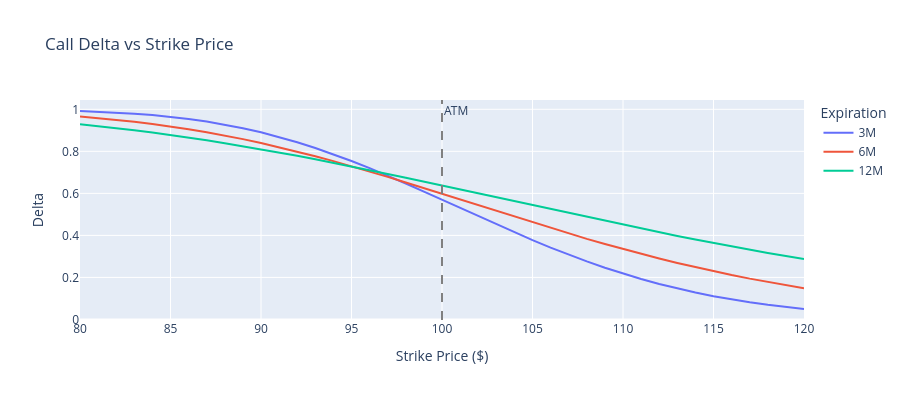

Notebook cell for this chart:
### Markdown cell above
### Delta vs Moneyness

Delta transitions from 0 (deep OTM) to 1 (deep ITM), with the steepest
slope at ATM. Shorter-dated options have sharper transitions.

### Code cell
fig = px.line(
    greeks_df.to_pandas(),
    x="strike",
    y="delta",
    color="time_to_exp",
    title="Call Delta vs Strike Price",
    labels={"strike": "Strike Price ($)", "delta": "Delta", "time_to_exp": "Expiration"},
)
fig.add_vline(x=100, line_dash="dash", line_color="gray", annotation_text="ATM")
fig.update_layout(height=400)
fig.show()

### Figure 1 — Plotly figure (JSON) as saved in the notebook; plotly's stock layout.template omitted (floating-point values rounded to 4 significant figures)
{"data": [{"hovertemplate": "Expiration=3M<br>Strike Price ($)=%{x}<br>Delta=%{y}<extra></extra>", "legendgroup": "3M", "line": {"color": "#636efa", "dash": "solid"}, "marker": {"symbol": "circle"}, "mode": "lines", "name": "3M", "orientation": "v", "showlegend": true, "type": "scatter", "x": [80.0, 81.0, 82.0, 83.0, 84.0, 85.0, 86.0, 87.0, 88.0, 89.0, 90.0, 91.0, 92.0, 93.0, 94.0, 95.0, 96.0, 97.0, 98.0, 99.0, 100.0, 101.0, 102.0, 103.0, 104.0, 105.0, 106.0, 107.0, 108.0, 109.0, 110.0, 111.0, 112.0, 113.0, 114.0, 115.0, 116.0, 117.0, 118.0, 119.0, 120.0], "xaxis": "x", "y": [0.9919, 0.9888, 0.9846, 0.9792, 0.9725, 0.9641, 0.9538, 0.9415, 0.9269, 0.9099, 0.8904, 0.8682, 0.8435, 0.8161, 0.7863, 0.7543, 0.7201, 0.6842, 0.6469, 0.6085, 0.5695, 0.5301, 0.4908, 0.452, 0.414, 0.3772, 0.3418, 0.308, 0.2761, 0.2461, 0.2183, 0.1925, 0.169, 0.1475, 0.1281, 0.1107, 0.09523, 0.0815, 0.06942, 0.05885, 0.04965], "yaxis": "y"}, {"hovertemplate": "Expiration=6M<br>Strike Price ($)=%{x}<br>Delta=%{y}<extra></extra>", "legendgroup": "6M", "line": {"color": "#EF553B", "dash": "solid"}, "marker": {"symbol": "circle"}, "mode": "lines", "name": "6M", "orientation": "v", "showlegend": true, "type": "scatter", "x": [80.0, 81.0, 82.0, 83.0, 84.0, 85.0, 86.0, 87.0, 88.0, 89.0, 90.0, 91.0, 92.0, 93.0, 94.0, 95.0, 96.0, 97.0, 98.0, 99.0, 100.0, 101.0, 102.0, 103.0, 104.0, 105.0, 106.0, 107.0, 108.0, 109.0, 110.0, 111.0, 112.0, 113.0, 114.0, 115.0, 116.0, 117.0, 118.0, 119.0, 120.0], "xaxis": "x", "y": [0.966, 0.9589, 0.9506, 0.9412, 0.9306, 0.9187, 0.9056, 0.8911, 0.8752, 0.858, 0.8395, 0.8197, 0.7987, 0.7766, 0.7533, 0.7291, 0.7041, 0.6783, 0.6519, 0.625, 0.5977, 0.5703, 0.5428, 0.5153, 0.4881, 0.4612, 0.4347, 0.4087, 0.3833, 0.3587, 0.3349, 0.3119, 0.2898, 0.2687, 0.2486, 0.2294, 0.2113, 0.1942, 0.178, 0.1629, 0.1488], "yaxis": "y"}, {"hovertemplate": "Expiration=12M<br>Strike Price ($)=%{x}<br>Delta=%{y}<extra></extra>", "legendgroup": "12M", "line": {"color": "#00cc96", "dash": "solid"}, "marker": {"symbol": "circle"}, "mode": "lines", "name": "12M", "orientation": "v", "showlegend": true, "type": "scatter", "x": [80.0, 81.0, 82.0, 83.0, 84.0, 85.0, 86.0, 87.0, 88.0, 89.0, 90.0, 91.0, 92.0, 93.0, 94.0, 95.0, 96.0, 97.0, 98.0, 99.0, 100.0, 101.0, 102.0, 103.0, 104.0, 105.0, 106.0, 107.0, 108.0, 109.0, 110.0, 111.0, 112.0, 113.0, 114.0, 115.0, 116.0, 117.0, 118.0, 119.0, 120.0], "xaxis": "x", "y": [0.9286, 0.9198, 0.9102, 0.9, 0.8891, 0.8775, 0.8652, 0.8523, 0.8387, 0.8245, 0.8097, 0.7943, 0.7784, 0.762, 0.7452, 0.7279, 0.7102, 0.6923, 0.674, 0.6555, 0.6368, 0.618, 0.5991, 0.5801, 0.5612, 0.5422, 0.5234, 0.5047, 0.4861, 0.4678, 0.4496, 0.4318, 0.4142, 0.397, 0.3801, 0.3636, 0.3475, 0.3318, 0.3165, 0.3016, 0.2872], "yaxis": "y"}], "layout": {"annotations": [{"showarrow": false, "text": "ATM", "x": 100, "xanchor": "left", "xref": "x", "y": 1, "yanchor": "top", "yref": "y domain"}], "height": 400, "legend": {"title": {"text": "Expiration"}, "tracegroupgap": 0}, "shapes": [{"line": {"color": "gray", "dash": "dash"}, "type": "line", "x0": 100, "x1": 100, "xref": "x", "y0": 0, "y1": 1, "yref": "y domain"}], "title": {"text": "Call Delta vs Strike Price"}, "xaxis": {"anchor": "y", "domain": [0.0, 1.0], "title": {"text": "Strike Price ($)"}}, "yaxis": {"anchor": "x", "domain": [0.0, 1.0], "title": {"text": "Delta"}}}}
